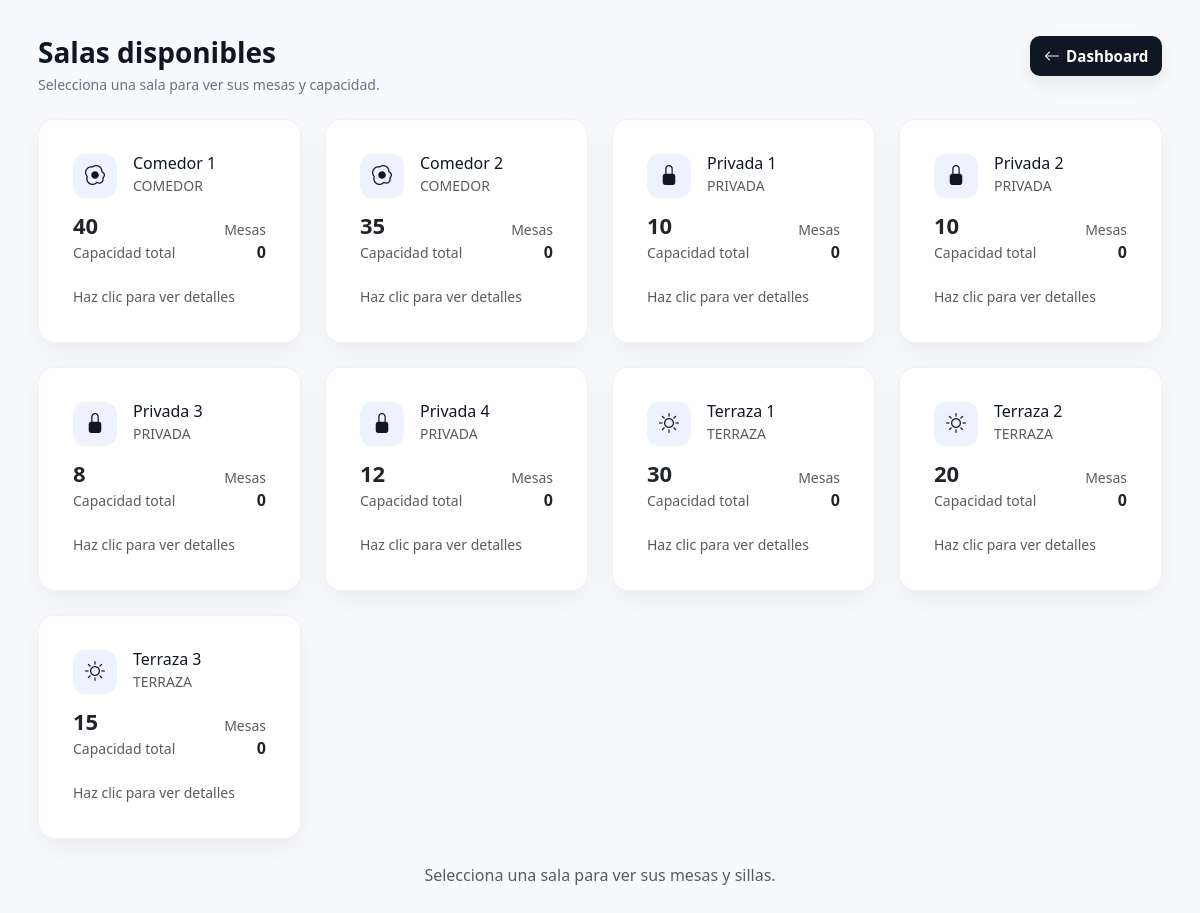
The page /public/pages/room_selection.php (signed in) on the database its author committed.
### tables this page shows
CREATE TABLE IF NOT EXISTS salas (
    id_sala INT AUTO_INCREMENT PRIMARY KEY,
    nombre_sala VARCHAR(50) NOT NULL,
    tipo ENUM('terraza', 'comedor', 'privada') NOT NULL,
    capacidad_total INT NOT NULL
);

### public/pages/room_selection.php (the view, shortened to what this page needs)
<?php
require_once __DIR__ . '../../../private/db/db_conn.php';
try {
    $conn = connection($host, $user, $pass, $db);
    $sql = "
        SELECT s.id_sala, s.nombre_sala, COALESCE(s.tipo, '') AS tipo, COALESCE(s.capacidad_total, 0) AS capacidad_total,
               m.id_mesa, m.nombre_mesa, m.num_sillas, m.estado
        FROM salas s
        LEFT JOIN mesas m ON m.id_sala = s.id_sala
        ORDER BY s.nombre_sala, m.nombre_mesa
    ";
    $stmt = $conn->prepare($sql);
    $stmt->execute();
    $rows = $stmt->fetchAll(PDO::FETCH_ASSOC);
} catch (PDOException $e) {
    error_log('DB error en quick_rooms.php: ' . $e->getMessage());
    $rows = [];
}
$salas = [];
foreach ($rows as $row) {
    $id = (int)($row['id_sala'] ?? 0);
    if (!isset($salas[$id])) {
        $salas[$id] = [
            'id'        => $id,
            'nombre'    => $row['nombre_sala'] ?? 'Sala',
            'tipo'      => $row['tipo'] ?? '',
            'capacidad' => (int)($row['capacidad_total'] ?? 0),
            'mesas'     => []
        ];
    }
}
function esc(string $v): string {
    return htmlspecialchars($v, ENT_QUOTES | ENT_SUBSTITUTE, 'UTF-8');
}
?>
<!doctype html>
<html lang="es">
<head>
  <link href="https://cdn.jsdelivr.net/npm/bootstrap@5.3.3/dist/css/bootstrap.min.css" rel="stylesheet">
  <link href="https://cdn.jsdelivr.net/npm/bootstrap-icons@1.11.3/font/bootstrap-icons.css" rel="stylesheet">
  <link rel="stylesheet" href="../css/room_selection.css">
</head>
<body class="salas-body">
  <main class="salas-wrapper" aria-labelledby="main-title">
    <header class="salas-header d-flex align-items-start justify-content-between flex-wrap gap-3">
      <div>
        <h1 id="main-title">Salas disponibles</h1>
        <p class="lead">Selecciona una sala para ver sus mesas y capacidad.</p>
      </div>
      <a href="../pages/dashboard.php" class="btn btn-volver" aria-label="Volver al dashboard">
        <i class="bi bi-arrow-left" aria-hidden="true"></i> Dashboard
      </a>
    </header>
    <section class="row g-4" id="salas-grid" role="list">
      <?php foreach ($salas as $sala):
        $salaId = (int)$sala['id'];
        $numMesas = count($sala['mesas']);
        $dataMesasJson = esc(json_encode($sala['mesas'], JSON_UNESCAPED_UNICODE));
      ?>
        <div class="col-sm-6 col-lg-4 col-xl-3" role="listitem">
          <a href="../pages/salas.php?id_sala=<?= urlencode((string)$salaId); ?>"
             class="card sala-card-btn w-100 text-start text-decoration-none"
             aria-labelledby="sala-title-<?= $salaId; ?>"
             data-sala-id="<?= $salaId; ?>"
             data-num-mesas="<?= $numMesas; ?>"
             data-capacidad="<?= (int)$sala['capacidad']; ?>"
             data-mesas='<?= $dataMesasJson; ?>'>
            <div class="card-body d-flex flex-column gap-3">
              <div class="d-flex align-items-center gap-3">
                <div class="icon-chip" aria-hidden="true">
                  <i class="<?= esc($sala['icon_class']); ?>"></i>
                </div>
                <div>
                  <h5 id="sala-title-<?= $salaId; ?>" class="card-title mb-0"><?= esc($sala['nombre']); ?></h5>
                  <small class="text-muted text-uppercase"><?= esc(ucfirst($sala['tipo'] ?? '')); ?></small>
                </div>
              </div>
              <div class="d-flex align-items-end justify-content-between">
                <div>
                  <span class="display-6 fw-bold d-block mb-1"><?= (int)$sala['capacidad']; ?></span>
                  <span class="text-muted small">Capacidad total</span>
                </div>
                <div class="text-end">
                  <span class="d-block small text-muted">Mesas</span>
                  <span class="fw-semibold"><?= $numMesas; ?></span>
                </div>
              </div>
              <div class="mt-1">
                <span class="small text-muted">Haz clic para ver detalles</span>
              </div>
            </div>
          </a>
        </div>
      <?php endforeach; ?>
    </section>
    <p class="text-muted text-center mt-4">
      Selecciona una sala para ver sus mesas y sillas.
    </p>
  </main>
</body>
</html>

### public/css/room_selection.css (style rules this page uses)
:root { --text-main: #0f1724; --text-muted: rgba(15, 23, 42, 0.6); --bg-light: #f7f9fc; --primary: #3b82f6; --card-bg: #ffffff; --chip-bg: #eef2ff; }
body.salas-body { background: var(--bg-light); font-family: 'Poppins', system-ui, -apple-system, "Segoe UI", Roboto, Arial, sans-serif; color: var(--text-main); -webkit-font-smoothing: antialiased; -moz-osx-font-smoothing: grayscale; }
.salas-wrapper { max-width: 1180px; margin: 0 auto; padding: 36px 28px 60px; }
.salas-header { display: flex; align-items: center; justify-content: space-between; flex-wrap: wrap; gap: 1rem; margin-bottom: 1.5rem; }
.salas-header h1 { font-size: 28px; font-weight: 700; color: var(--text-main); margin-bottom: 0.25rem; }
.salas-header p.lead { font-size: 14px; color: var(--text-muted); margin: 0; }
.btn-volver { display: inline-flex; align-items: center; gap: 6px; background: var(--text-main); color: #fff; border: none; font-weight: 600; padding: 0.55rem 0.85rem; border-radius: 10px; box-shadow: 0 8px 20px rgba(15, 23, 42, 0.08); transition: all 0.16s ease; font-size: 0.95rem; }
.btn-volver i { font-size: 1rem; line-height: 0; }
.sala-card-btn { border: 1px solid rgba(15, 23, 42, 0.06); border-radius: 16px; background: var(--card-bg); box-shadow: 0 10px 28px rgba(15, 23, 42, 0.05); transition: transform .16s ease, box-shadow .16s ease, border-color .16s ease; padding: 18px; cursor: pointer; display: block; height: 100%; text-decoration: none; }
.sala-card-btn .card-title { font-size: 16px; color: var(--text-main); margin-bottom: 0; }
.icon-chip { background: var(--chip-bg); color: var(--text-main); font-size: 1.25rem; display: grid; place-items: center; border-radius: 12px; padding: 0.45rem 0.6rem; width: 44px; height: 44px; }
.display-6 { font-size: 22px; line-height: 1; }

### rows shown on the page
salas: nombre_sala "Comedor 1", tipo "COMEDOR", capacidad "40", numMesas "0"
salas: nombre_sala "Comedor 2", tipo "COMEDOR", capacidad "35", numMesas "0"
salas: nombre_sala "Privada 1", tipo "PRIVADA", capacidad "10", numMesas "0"
salas: nombre_sala "Privada 2", tipo "PRIVADA", capacidad "10", numMesas "0"
salas: nombre_sala "Privada 3", tipo "PRIVADA", capacidad "8", numMesas "0"
salas: nombre_sala "Privada 4", tipo "PRIVADA", capacidad "12", numMesas "0"
salas: nombre_sala "Terraza 1", tipo "TERRAZA", capacidad "30", numMesas "0"
salas: nombre_sala "Terraza 2", tipo "TERRAZA", capacidad "20", numMesas "0"
salas: nombre_sala "Terraza 3", tipo "TERRAZA", capacidad "15", numMesas "0"
